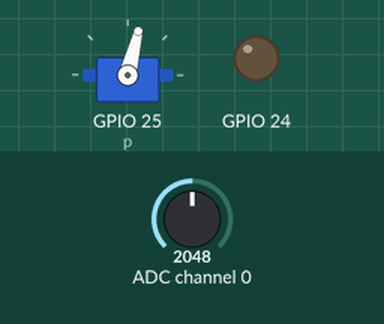
Recording of a program running on a simulated Raspberry Pi (BCM pin numbers). Parts: servo, output pins drawn as LEDs (lit = HIGH). Inputs (shaded band) come from the test bench; at power-on: ADC channel 0 = 2048 (analog values on the 0–4095 scale). Servo angles are drawn from the pulse width (0.5 ms = 0°, 2.5 ms = 180°); pins used as bus, display or sensor lines are not drawn.

Above: at 1.2 s.
1.3 s: ADC channel 0 set to 2866
At 2.6 s:
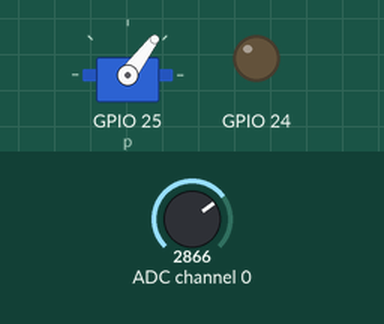
2.9 s: ADC channel 0 set to 3603
At 3.9 s:
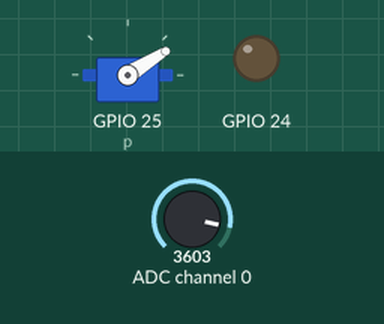
4.5 s: ADC channel 0 set to 4095
At 5.1 s:
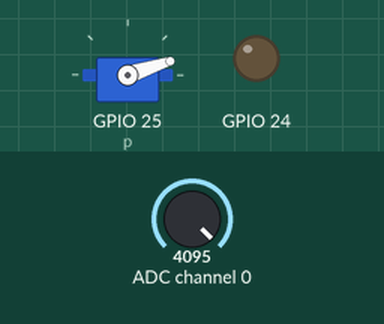
6.1 s: ADC channel 0 set to 1228
At 7.4 s:
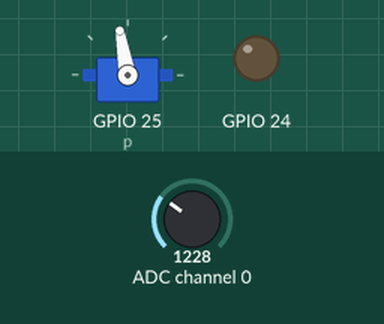
7.7 s: ADC channel 0 set to 491
At 8.9 s:
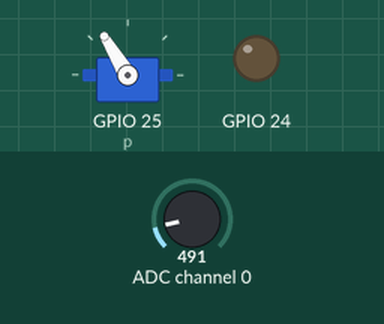
Timing chart, 0 to 10.3 s (numbered marks = the images above; inputs shaded):
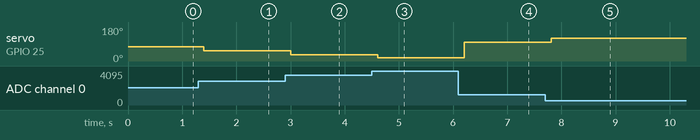

The program:

08-05-servo-swpwm.py
```python
# -*- coding: utf-8 -*-
import RPi.GPIO as GPIO
from time import sleep

# MCP3208からSPI通信で12ビットのデジタル値を取得。0から7の8チャンネル使用可
def readadc(adcnum, clockpin, mosipin, misopin, cspin):
    if adcnum > 7 or adcnum < 0:
        return -1
    GPIO.output(cspin, GPIO.HIGH)
    GPIO.output(clockpin, GPIO.LOW)
    GPIO.output(cspin, GPIO.LOW)

    commandout = adcnum
    commandout |= 0x18  # スタートビット＋シングルエンドビット
    commandout <<= 3    # LSBから8ビット目を送信するようにする
    for i in range(5):
        # LSBから数えて8ビット目から4ビット目までを送信
        if commandout & 0x80:
            GPIO.output(mosipin, GPIO.HIGH)
        else:
            GPIO.output(mosipin, GPIO.LOW)
        commandout <<= 1
        GPIO.output(clockpin, GPIO.HIGH)
        GPIO.output(clockpin, GPIO.LOW)
    adcout = 0
    # 13ビット読む（ヌルビット＋12ビットデータ）
    for i in range(13):
        GPIO.output(clockpin, GPIO.HIGH)
        GPIO.output(clockpin, GPIO.LOW)
        adcout <<= 1
        if i>0 and GPIO.input(misopin)==GPIO.HIGH:
            adcout |= 0x1
    GPIO.output(cspin, GPIO.HIGH)
    return adcout

def servo_duty(val):
    val_min = 0
    val_max = 4095
    servo_min = 3.5   # for 50Hz, 0.7ms
    servo_max = 10.0  # for 50Hz, 2.0ms
    duty = (servo_min-servo_max)*(val-val_min)/(val_max-val_min) + servo_max
    # 一般的なサーボモーターはこちらを有効に
    #duty = (servo_max-servo_min)*(val-val_min)/(val_max-val_min) + servo_min
    return duty

GPIO.setmode(GPIO.BCM)
# ピンの名前を変数として定義
SPICLK = 11
SPIMOSI = 10
SPIMISO = 9
SPICS = 8
# SPI通信用の入出力を定義
GPIO.setup(SPICLK, GPIO.OUT)
GPIO.setup(SPIMOSI, GPIO.OUT)
GPIO.setup(SPIMISO, GPIO.IN)
GPIO.setup(SPICS, GPIO.OUT)

GPIO.setup(25, GPIO.OUT)
GPIO.setup(24, GPIO.OUT)
p = GPIO.PWM(25, 50)
p.start(6.75) # (3.5+10.0)/2

adc_pin0 = 0

try:
    while True:
        inputVal0 = readadc(adc_pin0, SPICLK, SPIMOSI, SPIMISO, SPICS)
        duty = servo_duty(inputVal0)
        p.ChangeDutyCycle(duty)
        sleep(0.2)

except KeyboardInterrupt:
    pass

p.stop()
GPIO.cleanup()
```

Measured:
- after the input at 1.3 s, servo on GPIO 25 (p): 76° → 53° after 0.10 s
- after the input at 2.9 s, servo on GPIO 25 (p): 53° → 32° after 0.10 s
- after the input at 4.5 s, servo on GPIO 25 (p): 32° → 18° after 0.11 s
- after the input at 6.1 s, servo on GPIO 25 (p): 18° → 100° after 0.11 s
- after the input at 7.7 s, servo on GPIO 25 (p): 100° → 121° after 0.11 s
